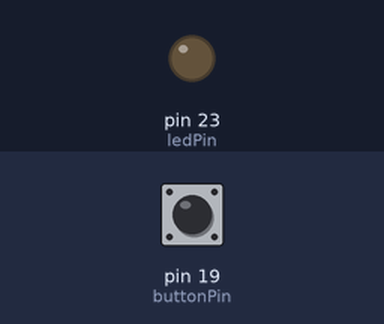
Bench run of a sketch on a simulated Arduino Mega 2560, built with avr-gcc and run on an emulated ATmega2560. Parts: output pins drawn as LEDs (lit = HIGH). The test bench sets the inputs (shaded band); at power-on: pin 19 (buttonPin) HIGH. What the sketch prints to the serial monitor is not drawn.

Above: at 1.2 s.
1.3 s: pin 19 (buttonPin) pulled LOW for 0.15 s
At 2.4 s:
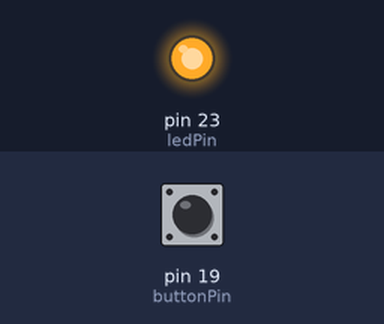
3.0 s: pin 19 (buttonPin) pulled LOW for 1 s
At 4.4 s:
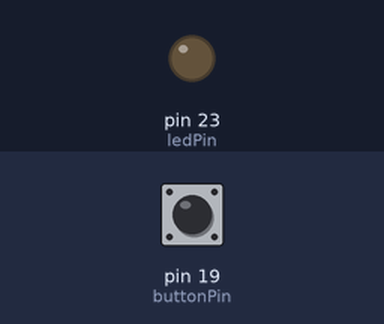
5.5 s: pin 19 (buttonPin) pulled LOW for 3.2 s
At 9.2 s:
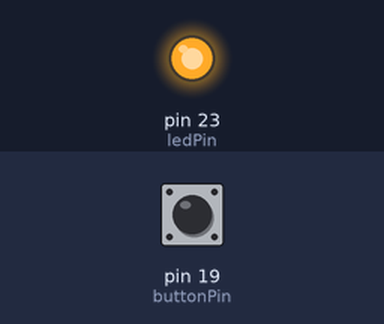
10.2 s: pin 19 (buttonPin) driven LOW
13.2 s: pin 19 (buttonPin) driven HIGH
At 13.8 s:
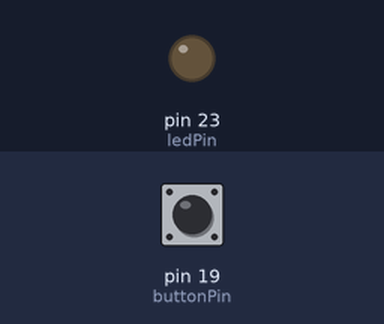
Timing chart, 0 to 15.7 s (numbered marks = the images above; inputs shaded):
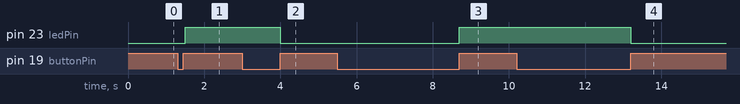

Measured:
- after the input at 1.3 s, pin 23 (ledPin): LOW → HIGH after 0.20 s
- after the input at 3.0 s, pin 23 (ledPin): HIGH → LOW after 1.0 s
- after the input at 5.5 s, pin 23 (ledPin): LOW → HIGH after 3.2 s
- after the input at 13.2 s, pin 23 (ledPin): HIGH → LOW at once

The sketch:

01-Button_Controlled_LED.ino
```cpp
int ledPin = 23;
int buttonPin = 19;

int ledState = LOW;

void setup()
{
  Serial.begin(115200);
  pinMode(ledPin, OUTPUT);
  pinMode(buttonPin, INPUT_PULLUP);
}

void loop()
{
  int buttonState = digitalRead(buttonPin);
  if (buttonState == LOW)
  {
    delay(200);
    ledState = !ledState;
    Serial.print("Button Pressed ");
    while (digitalRead(buttonPin) == LOW)
    {
      Serial.println("Button is holding ");
    }

    Serial.print("ledState =");
    Serial.println(ledState);

    digitalWrite(ledPin, ledState);
  }
}
```
